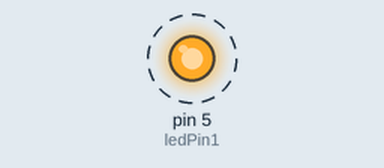
This sketch was run on a simulated Arduino Uno, built with avr-gcc and run on an emulated ATmega328P. Shown: output pins drawn as LEDs (lit = HIGH). Dashed ring = blinking.

Above: at 0.2 s.
Timing chart, 0 to 3.0 s (numbered marks = the images above):
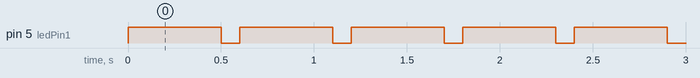

The sketch:

wrong-turn.ino
```cpp
// the setup function runs once when you press reset or power the board

int ledPin1 = 5;
void setup() {
  // initialize digital pin LED_BUILTIN as an output.
  pinMode(ledPin1, OUTPUT);
   // open a 9600-baud serial connection:
  Serial.begin(9600);
}

// the loop function runs over and over again forever
void loop() {
  digitalWrite(ledPin1, HIGH);   // turn the LED on (HIGH is the voltage level)
  delay(500);                       // wait for a second
  digitalWrite(ledPin1, LOW);    // turn the LED off by making the voltage LOW
  delay(100);                       // wait for a second
}
```

Measured:
- by itself, pin 5 (ledPin1): alternates HIGH for 0.50 s and LOW for 0.10 s
